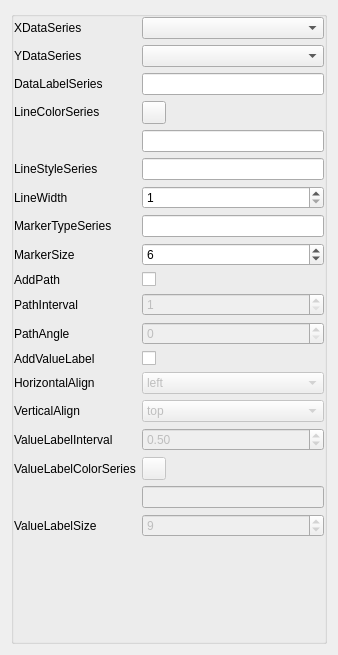
<?xml version="1.0" encoding="UTF-8"?>
<ui version="4.0">
 <class>Form</class>
 <widget class="QWidget" name="Form">
  <property name="geometry">
   <rect>
    <x>0</x>
    <y>0</y>
    <width>338</width>
    <height>655</height>
   </rect>
  </property>
  <property name="windowTitle">
   <string>Form</string>
  </property>
  <layout class="QVBoxLayout" name="verticalLayout">
   <item>
    <widget class="QGroupBox" name="groupBox">
     <property name="flat">
      <bool>true</bool>
     </property>
     <layout class="QFormLayout" name="formLayout">
      <property name="leftMargin">
       <number>0</number>
      </property>
      <property name="topMargin">
       <number>0</number>
      </property>
      <property name="rightMargin">
       <number>0</number>
      </property>
      <property name="bottomMargin">
       <number>0</number>
      </property>
      <item row="0" column="0">
       <widget class="QLabel" name="x_series_label">
        <property name="minimumSize">
         <size>
          <width>100</width>
          <height>0</height>
         </size>
        </property>
        <property name="maximumSize">
         <size>
          <width>76</width>
          <height>16777215</height>
         </size>
        </property>
        <property name="text">
         <string>XDataSeries</string>
        </property>
       </widget>
      </item>
      <item row="0" column="1">
       <widget class="QComboBox" name="x_series_combo"/>
      </item>
      <item row="1" column="0">
       <widget class="QLabel" name="y_series_label">
        <property name="minimumSize">
         <size>
          <width>100</width>
          <height>0</height>
         </size>
        </property>
        <property name="text">
         <string>YDataSeries</string>
        </property>
       </widget>
      </item>
      <item row="1" column="1">
       <widget class="QComboBox" name="y_series_combo">
        <property name="minimumSize">
         <size>
          <width>0</width>
          <height>0</height>
         </size>
        </property>
        <property name="maximumSize">
         <size>
          <width>200</width>
          <height>16777215</height>
         </size>
        </property>
       </widget>
      </item>
      <item row="2" column="0">
       <widget class="QLabel" name="label">
        <property name="text">
         <string>DataLabelSeries</string>
        </property>
       </widget>
      </item>
      <item row="2" column="1">
       <widget class="QLineEdit" name="data_label_line"/>
      </item>
      <item row="3" column="0">
       <widget class="QLabel" name="label_11">
        <property name="maximumSize">
         <size>
          <width>16777215</width>
          <height>21</height>
         </size>
        </property>
        <property name="text">
         <string>LineColorSeries</string>
        </property>
       </widget>
      </item>
      <item row="3" column="1">
       <widget class="QToolButton" name="line_color_series_btn">
        <property name="text">
         <string/>
        </property>
       </widget>
      </item>
      <item row="4" column="1">
       <widget class="QLineEdit" name="line_color_series_line"/>
      </item>
      <item row="5" column="0">
       <widget class="QLabel" name="label_9">
        <property name="text">
         <string>LineStyleSeries</string>
        </property>
       </widget>
      </item>
      <item row="5" column="1">
       <widget class="QLineEdit" name="line_type_series_line"/>
      </item>
      <item row="6" column="0">
       <widget class="QLabel" name="label_3">
        <property name="text">
         <string>LineWidth</string>
        </property>
       </widget>
      </item>
      <item row="6" column="1">
       <widget class="QSpinBox" name="line_width_spin">
        <property name="minimum">
         <number>1</number>
        </property>
       </widget>
      </item>
      <item row="7" column="0">
       <widget class="QLabel" name="label_13">
        <property name="text">
         <string>MarkerTypeSeries</string>
        </property>
       </widget>
      </item>
      <item row="7" column="1">
       <widget class="QLineEdit" name="line_marker_series_line"/>
      </item>
      <item row="8" column="0">
       <widget class="QLabel" name="label_2">
        <property name="text">
         <string>MarkerSize</string>
        </property>
       </widget>
      </item>
      <item row="8" column="1">
       <widget class="QSpinBox" name="line_marker_size_spin">
        <property name="minimum">
         <number>1</number>
        </property>
        <property name="value">
         <number>6</number>
        </property>
       </widget>
      </item>
      <item row="9" column="0">
       <widget class="QLabel" name="label_4">
        <property name="text">
         <string>AddPath</string>
        </property>
       </widget>
      </item>
      <item row="9" column="1">
       <widget class="QCheckBox" name="line_path_check">
        <property name="text">
         <string/>
        </property>
       </widget>
      </item>
      <item row="10" column="0">
       <widget class="QLabel" name="label_5">
        <property name="text">
         <string>PathInterval</string>
        </property>
       </widget>
      </item>
      <item row="10" column="1">
       <widget class="QSpinBox" name="line_path_interval_spin">
        <property name="enabled">
         <bool>false</bool>
        </property>
        <property name="minimum">
         <number>1</number>
        </property>
       </widget>
      </item>
      <item row="11" column="0">
       <widget class="QLabel" name="label_6">
        <property name="text">
         <string>PathAngle</string>
        </property>
       </widget>
      </item>
      <item row="11" column="1">
       <widget class="QSpinBox" name="line_path_angle_spin">
        <property name="enabled">
         <bool>false</bool>
        </property>
        <property name="maximum">
         <number>360</number>
        </property>
       </widget>
      </item>
      <item row="12" column="0">
       <widget class="QLabel" name="label_10">
        <property name="text">
         <string>AddValueLabel</string>
        </property>
       </widget>
      </item>
      <item row="12" column="1">
       <widget class="QCheckBox" name="line_value_label_check">
        <property name="text">
         <string/>
        </property>
       </widget>
      </item>
      <item row="13" column="0">
       <widget class="QLabel" name="label_21">
        <property name="text">
         <string>HorizontalAlign</string>
        </property>
       </widget>
      </item>
      <item row="13" column="1">
       <widget class="QComboBox" name="line_value_label_horiz_pos_combo">
        <property name="enabled">
         <bool>false</bool>
        </property>
        <item>
         <property name="text">
          <string>left</string>
         </property>
        </item>
        <item>
         <property name="text">
          <string>center</string>
         </property>
        </item>
        <item>
         <property name="text">
          <string>right</string>
         </property>
        </item>
       </widget>
      </item>
      <item row="14" column="0">
       <widget class="QLabel" name="label_7">
        <property name="text">
         <string>VerticalAlign</string>
        </property>
       </widget>
      </item>
      <item row="14" column="1">
       <widget class="QComboBox" name="line_value_label_vertic_pos_combo">
        <property name="enabled">
         <bool>false</bool>
        </property>
        <item>
         <property name="text">
          <string>top</string>
         </property>
        </item>
        <item>
         <property name="text">
          <string>center</string>
         </property>
        </item>
        <item>
         <property name="text">
          <string>bottom</string>
         </property>
        </item>
       </widget>
      </item>
      <item row="15" column="0">
       <widget class="QLabel" name="label_22">
        <property name="text">
         <string>ValueLabelInterval</string>
        </property>
       </widget>
      </item>
      <item row="15" column="1">
       <widget class="QDoubleSpinBox" name="line_value_label_interval_spin">
        <property name="enabled">
         <bool>false</bool>
        </property>
        <property name="decimals">
         <number>2</number>
        </property>
        <property name="maximum">
         <double>100.000000000000000</double>
        </property>
        <property name="singleStep">
         <double>0.100000000000000</double>
        </property>
        <property name="value">
         <double>0.500000000000000</double>
        </property>
       </widget>
      </item>
      <item row="16" column="0">
       <widget class="QLabel" name="label_23">
        <property name="text">
         <string>ValueLabelColorSeries</string>
        </property>
       </widget>
      </item>
      <item row="16" column="1">
       <widget class="QToolButton" name="line_value_label_color_series_btn">
        <property name="enabled">
         <bool>false</bool>
        </property>
        <property name="text">
         <string/>
        </property>
       </widget>
      </item>
      <item row="17" column="1">
       <widget class="QLineEdit" name="line_value_label_color_series_line">
        <property name="enabled">
         <bool>false</bool>
        </property>
       </widget>
      </item>
      <item row="18" column="0">
       <widget class="QLabel" name="label_24">
        <property name="text">
         <string>ValueLabelSize</string>
        </property>
       </widget>
      </item>
      <item row="18" column="1">
       <widget class="QSpinBox" name="line_value_label_size_spin">
        <property name="enabled">
         <bool>false</bool>
        </property>
        <property name="value">
         <number>9</number>
        </property>
       </widget>
      </item>
      <item row="19" column="1">
       <spacer name="verticalSpacer">
        <property name="orientation">
         <enum>Qt::Orientation::Vertical</enum>
        </property>
        <property name="sizeHint" stdset="0">
         <size>
          <width>20</width>
          <height>40</height>
         </size>
        </property>
       </spacer>
      </item>
     </layout>
    </widget>
   </item>
  </layout>
 </widget>
 <resources>
  <include location="../resources/resources.qrc"/>
 </resources>
 <connections/>
</ui>
